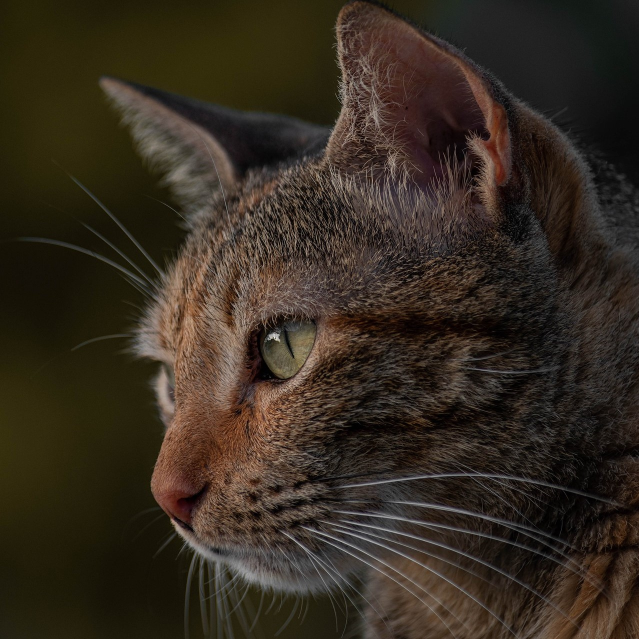
#> input picture cat1.jpg, 1278 x 1278 px, given in place of Lenna.png, which was not available (shown at 1/2 size)
$ jupyter execute --allow-errors Home_work_26.10.ipynb   (older library calls are emulated)   (text cells are left out)
#> lines starting #> are read from the running program, lines starting #| are printed output that depends on the picture; after the words box and inside, x2 and y2 are one past the last pixel; in counts of white or black regions, pixels touching at a corner belong together; pictures that were not available may be replaced by others from this repository, and a replacement may not be noted
[cell 1]
import skimage

[cell 2]
from skimage import io
img = io.imread('Lenna.png')
#> img is the input picture: shape (1278, 1278, 3); mean R, G, B 53.1, 43.5, 31.9

[cell 3]
io.imshow(img)

[cell 4]
img

[cell 5]
img[0]
#> Out = 1278 rows, first 8: [35, 30, 8], [33, 28, 6], [33, 28, 6], [35, 30, 8], [35, 30, 8], [32, 27, 5], [33, 28, 6], [37, 32, 10]

[cell 6]
img.shape
#> Out = (1278, 1278, 3)

[cell 7]
from skimage import io, color, data
img = io.imread('Lenna.png')
img_hsv = color.rgb2hsv(img)
#> img_hsv: shape (1278, 1278, 3) float64; mean of channels 0, 1, 2 0.133, 0.461, 0.209
io.imshow(img_hsv, cmap='hsv')

[cell 8]
img_hsv

[cell 9]
rgb_img = color.hsv2rgb(img_hsv)
io.imshow(rgb_img)

[cell 10]
img = io.imread('Lenna.png')
img_xyz = color.rgb2xyz(img)
#> img_xyz: shape (1278, 1278, 3) float64; mean of channels 0, 1, 2 0.0385, 0.0382, 0.0287
io.imshow(img_xyz)

#> (a cell that did not finish here is left out)

[cell 12]
import cv2
import numpy as np

[cell 13]
img = cv2.imread('Lenna.png')

[cell 14]
new_image = np.zeros(img.shape, img.dtype)

[cell 15]
contrast = 5
brighness = 2

for y in range(img.shape[0]):
    for x in range(img.shape[1]):
        for c in range(img.shape[2]):
            new_image[y,x,c] = np.clip(contrast * img[y,x,c] + brighness, 0, 255)
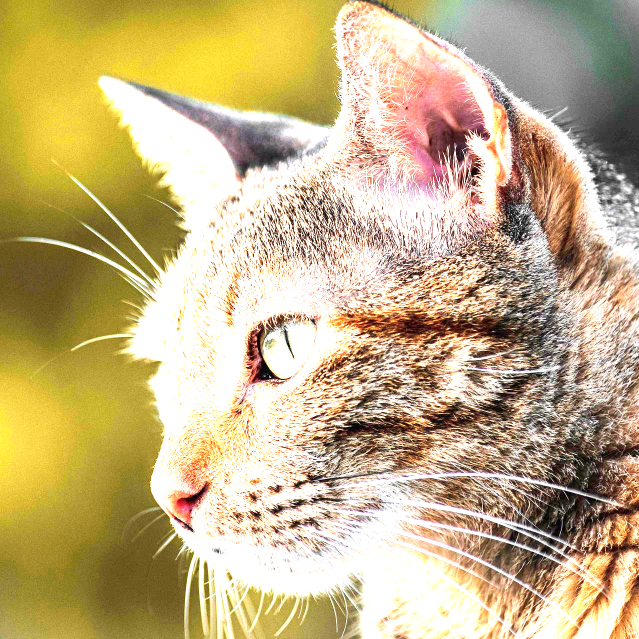
#> new_image: shape (1278, 1278, 3) (shown at 1/2 size); mean B, G, R 132.5, 177.4, 198.3

[cell 16]
io.imshow(new_image)

[cell 17]
test_img = np.clip(img * contrast + brighness, 0, 255)
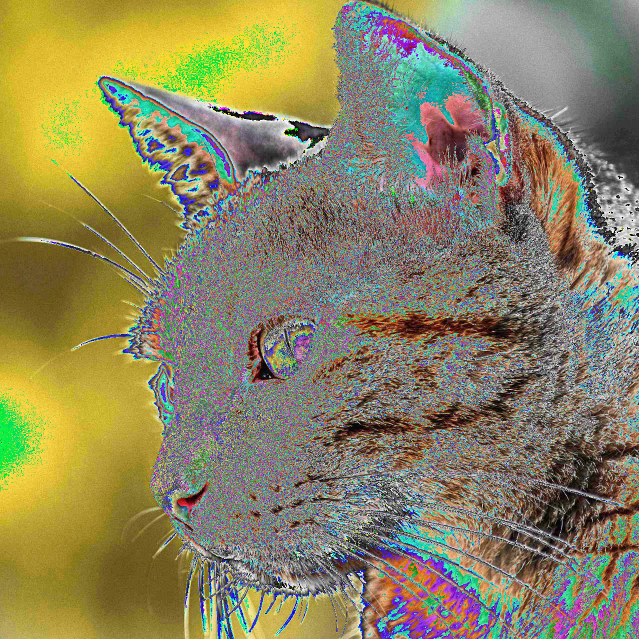
#> test_img: shape (1278, 1278, 3) (shown at 1/2 size); mean B, G, R 96.1, 133.1, 140

[cell 18]
io.imshow(test_img)

[cell 19]
cv2.imwrite('Lenna_opencv.png', test_img)
#> Out = True

[cell 20]
grey = np.array([
    [
        [136, 133, 133],
        [196, 196, 196],
        [196, 196, 196]
    ],
    [
        [196, 196, 196],
        [255, 255, 255],
        [50, 50, 50]
    ],
[
    [50, 50, 50],
    [196, 196, 196],
    [255, 255, 255],

]
], dtype = np.uint8)

[cell 21]
io.imshow(grey)

[cell 22]
treu_grey = cv2.cvtColor(grey, cv2.COLOR_BGR2GRAY)

[cell 23]
median_blured = cv2.medianBlur(treu_grey, 3)

[cell 24]
back_bgr = cv2.cvtColor(median_blured, cv2.COLOR_GRAY2BGR)

[cell 25]
io.imshow(back_bgr)
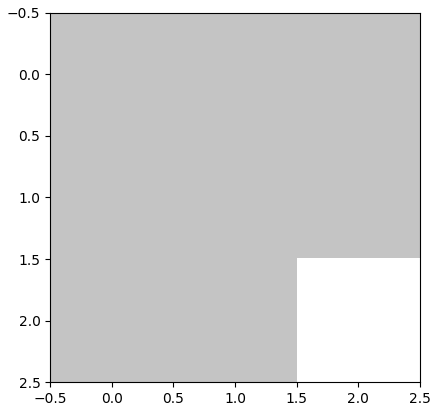
#> figure drawn by matplotlib, 1 panel

[cell 26]
import math
function = lambda x,y,sigma: (1 / (2 * math.pi * sigma ** 2)) * math.e ** - ((x ** 2 + y ** 2)/2*sigma**2)

[cell 27]
s = 0.84

[cell 28]
for i in range(3):
    for j in range(3):
        print(f"{i} - {j} - {function(1-i, 1-j, s)}")

[cell 29]
img_bilateral = cv2.bilateralFilter(grey, 2, 100, 50)

[cell 30]
img_bgr = cv2.cvtColor(img_bilateral, cv2.COLOR_BGR2GRAY)

[cell 31]
io.imshow(img_bgr)
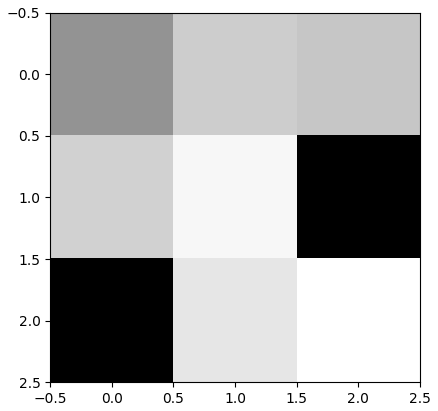
#> figure drawn by matplotlib, 1 panel

[cell 32]
io.imshow(img)

[cell 33]
_, img_thr = cv2.threshold(img, 90, 200, 0)
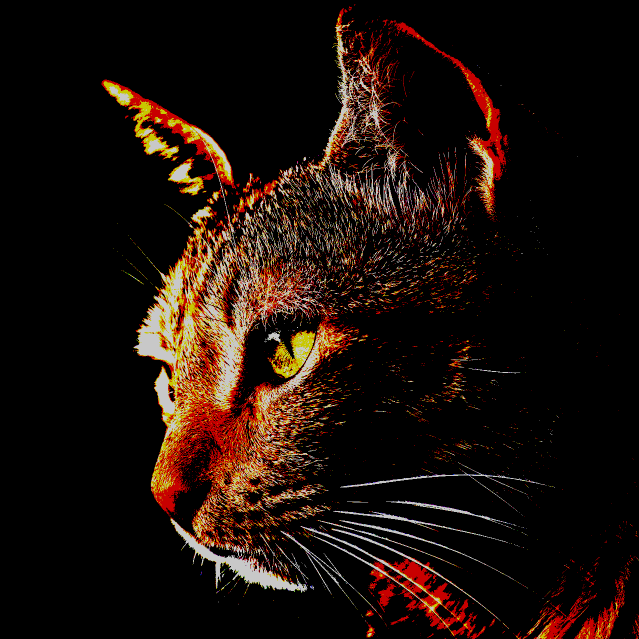
#> img_thr: shape (1278, 1278, 3) (shown at 1/2 size); mean B, G, R 10.2, 16.2, 29

[cell 34]
io.imshow(img_thr)

[cell 35]
table = cv2.imread('sudoku.jpg')
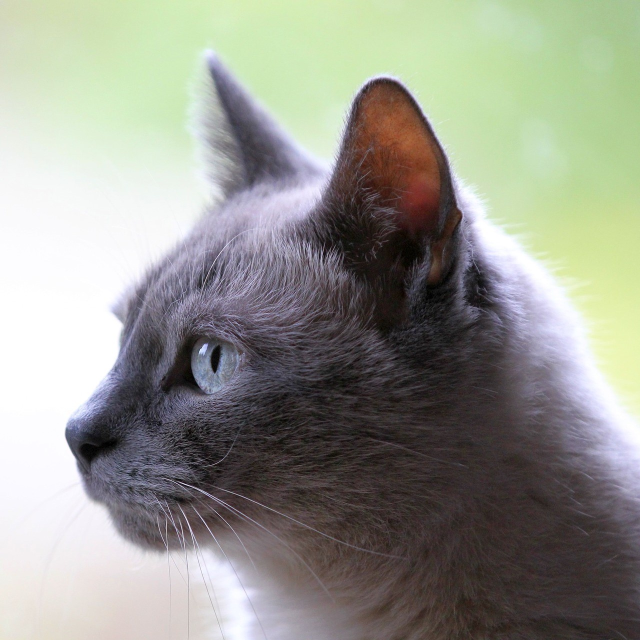
#> input picture cat2.jpg, 1280 x 1280 px, given in place of sudoku.jpg, which was not available (shown at 1/2 size)
#> table is the input picture: shape (1280, 1280, 3); mean B, G, R 141.6, 151.1, 149.7

[cell 36]
table_grey = cv2.cvtColor(table, cv2.COLOR_BGR2GRAY)
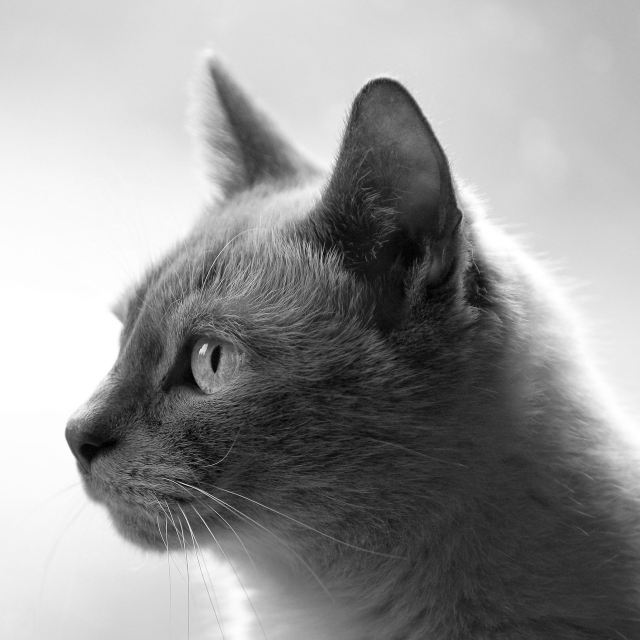
#> table_grey: shape (1280, 1280) (shown at 1/2 size); min 0, max 255, mean 149.6

[cell 37]
_, table_thr = cv2.threshold(table_grey, 80, 255, 0)
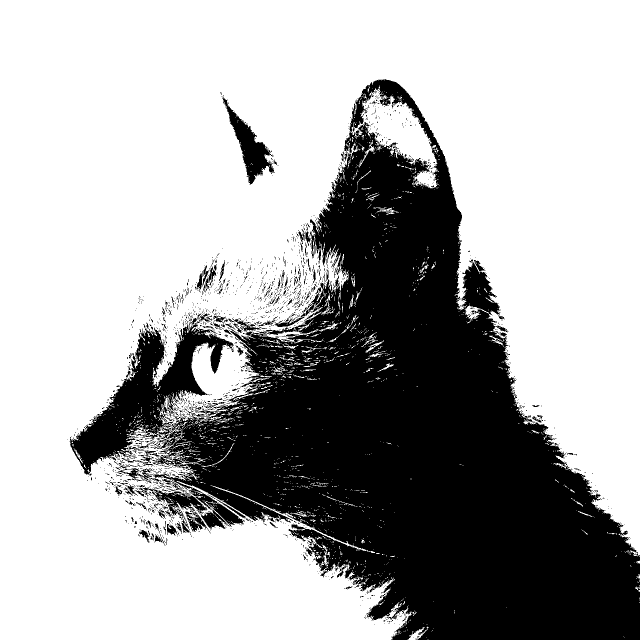
#> table_thr: shape (1280, 1280) (shown at 1/2 size); 67.2% white; 2012 black regions (1869 under 20 px), largest, box (x1, y1, x2, y2) and area: (139, 158, 1280, 1280) 513530, (445, 192, 549, 370) 5249, (269, 975, 414, 1067) 2683

[cell 38]
io.imshow(table_thr)

[cell 39]
th2 = cv2.adaptiveThreshold(table_grey, 255, cv2.ADAPTIVE_THRESH_MEAN_C, cv2.THRESH_BINARY, 11, 2)
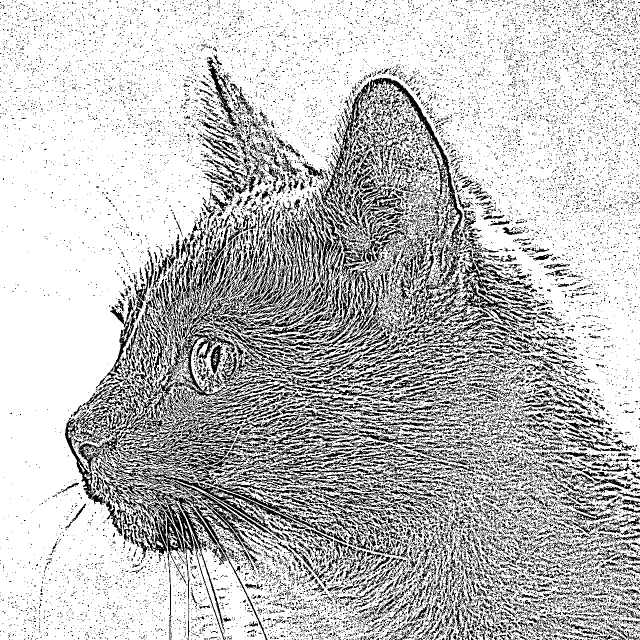
#> th2: shape (1280, 1280) (shown at 1/2 size); 75.3% white; black in thin lines or dots

[cell 40]
io.imshow(th2)

[cell 41]
th3 = cv2.adaptiveThreshold(table_grey, 255, cv2.ADAPTIVE_THRESH_MEAN_C, cv2.THRESH_BINARY, 11, 2)

[cell 42]
io.imshow(th3)

[cell 43]
cv2.imshow("something", img_thr)

[cell 44]
from skimage import io
from skimage.measure import compare_ssim as ssim

[cell 45]
img_cat1 = io.imread('cat1.jpg')
img_cat2 = io.imread('cat2.jpg')
img_dog = io.imread('dog1.jpg')
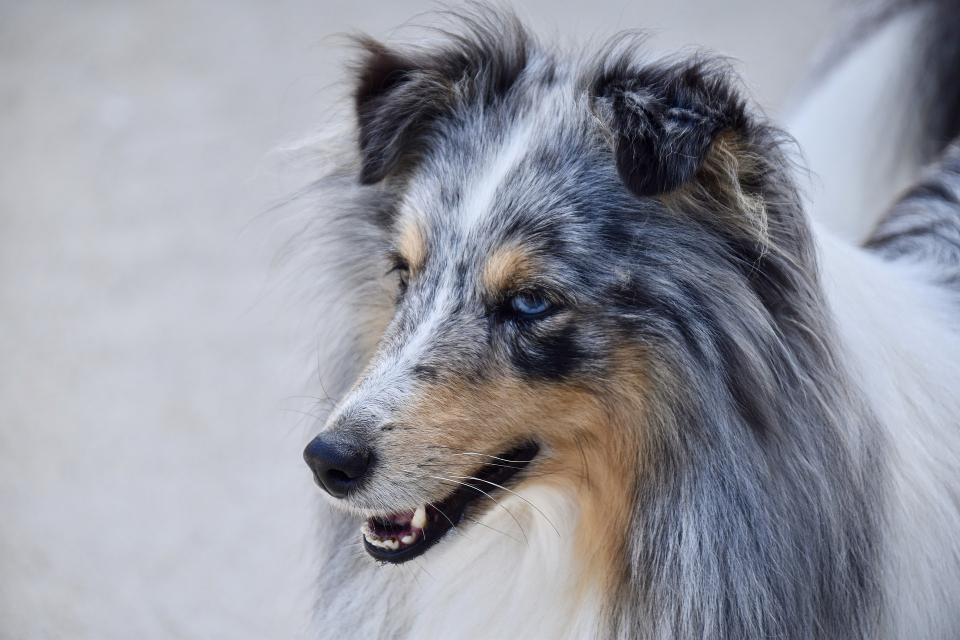
#> input picture dog1.jpg, 1920 x 1280 px (shown at 1/2 size)
#> img_dog is the input picture: shape (1280, 1920, 3); mean R, G, B 149.8, 151.7, 161.3
